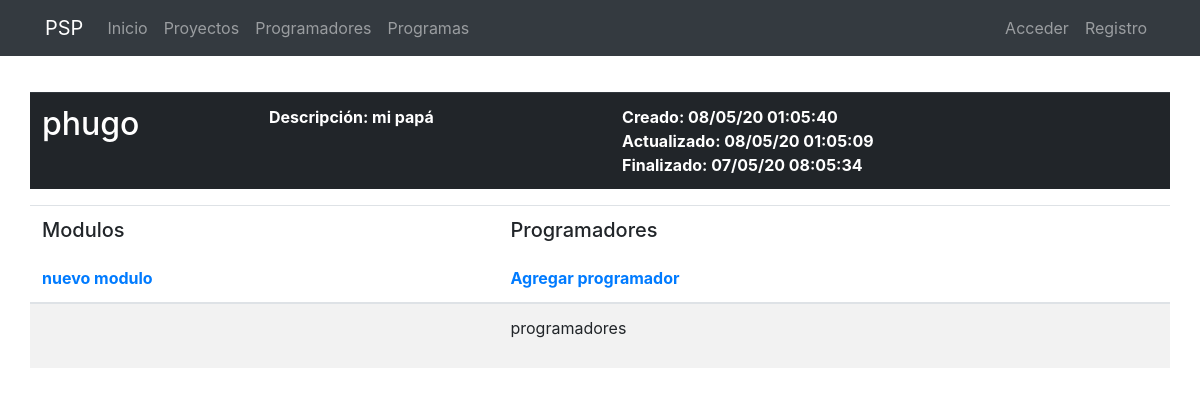
Page /projects/4/phugo/ on the earlier database version.
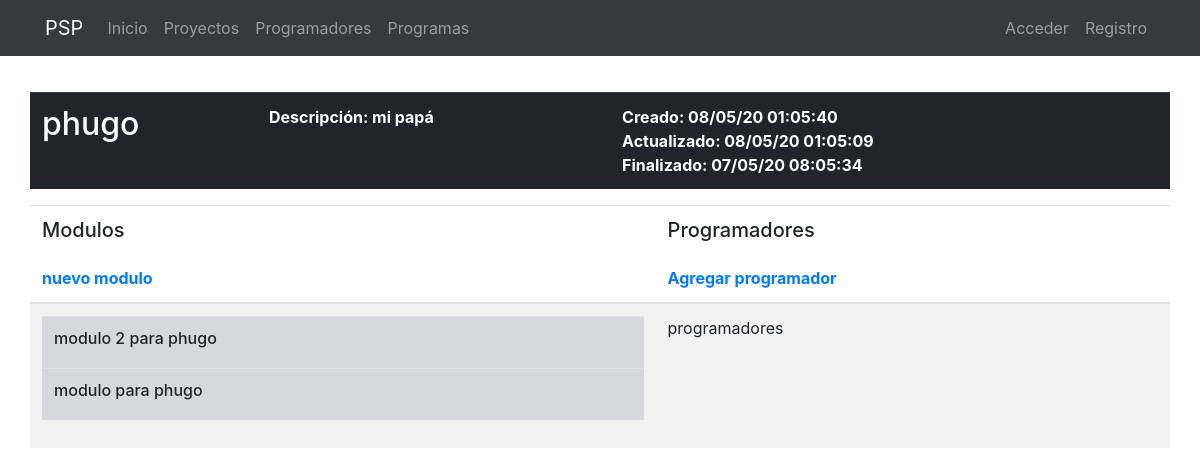
Same page on the later database version.
### modules/models.py (models this page shows, shortened)
class Module(models.Model):
    name = models.CharField(verbose_name="Nombre", max_length=200)
    description = models.TextField(verbose_name="Descripción")
    project_id = models.ForeignKey("projects.Project", verbose_name="proyecto", on_delete=models.CASCADE, default=0)
    planned = models.IntegerField(verbose_name="Tiempo planeado", null=True, blank=True)
    created = models.DateTimeField(auto_now_add=True, verbose_name="Fecha de creación")
    updated = models.DateTimeField(auto_now=True, verbose_name="Fecha de edición")
    finished = models.DateTimeField(verbose_name="Fecha de finalización", null=True, blank=True)
    class Meta:
        verbose_name = "Modulo"
        verbose_name_plural = "Modulos"
        ordering = ['name', 'created']

### projects/views.py (the view)
# urls.py: path('<int:pk>/<slug:slug>/', ProjectDetailView.as_view(), name='project_detail'),
class ProjectDetailView(DetailView):
    model = Project
    def get_context_data(self, **kwargs):
        context = super().get_context_data(**kwargs)
        context["modules"] = Module.objects.filter(project_id=self.get_object())
        return context

### projects/templates/projects/project_detail.html (shortened to what this page needs)
{% extends 'core/base.html' %}
{% load static %}
{% block content %}
<main role="main">
  <div class="container">
    <div class="row mt-3">
      <table class="table table-striped">
        <tbody class="thead-dark">
          <tr>
            <th scope="col"><h2 class="section-heading mb-4">{{project.name}}</h2></th>
            <th>Descripción: {{project.description}}</th>
            <th>
              Creado: {{project.created|date:"d/m/y h:m:s"}}<br>
              Actualizado: {{project.updated|date:"d/m/y h:m:s"}}<br>
              Finalizado: {{project.finished|date:"d/m/y h:m:s"}}
            </th>
            <th>
            </th>
          </tr>
        </tbody>
      </table>
      <table class="table table-striped">
        <thead>
          <tr>
            <th scope="col"><h5 class="section-heading mb-4">Modulos</h5>
              <a href="{% url 'module_create' project.id %}">nuevo modulo</a>
            </th>
            <th scope="col"><h5 class="section-heading mb-4">Programadores</h5>
              <a href="#">Agregar programador</a>
            </th>
          </tr>
        </thead>
        <tbody>
          <tr>
            <td>
              <table class="table table-hover">
                <tbody>
                  {% for module in modules %}
                    <tr class="table-secondary">
                      <td><h6>{{module.name}}</h6></th>
                      <td>
                      </td>
                    </tr>
                  {% endfor %}
                </tbody>
              </table>
            </td>
            <td>
              <p>programadores</p>
            </td>
          </tr>
        </tbody>
      </table>
    </div>
  </div>
</main>
{% endblock %}

Differences in the rows shown:
added Module: name "modulo 2 para phugo"
added Module: name "modulo para phugo"
